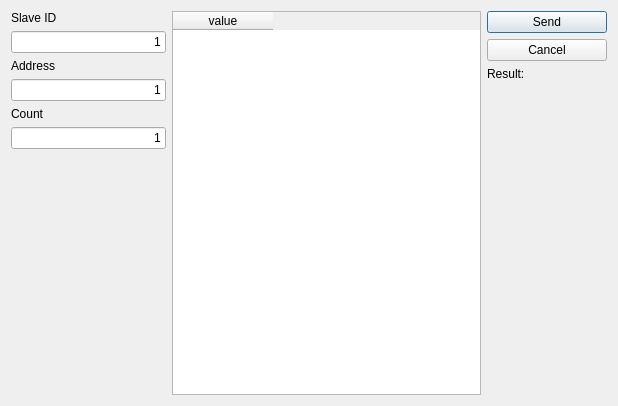
<?xml version="1.0" encoding="UTF-8"?>
<ui version="4.0">
 <class>WriteMultipleCoilsDialog</class>
 <widget class="QDialog" name="WriteMultipleCoilsDialog">
  <property name="geometry">
   <rect>
    <x>0</x>
    <y>0</y>
    <width>618</width>
    <height>406</height>
   </rect>
  </property>
  <property name="windowTitle">
   <string>Dialog</string>
  </property>
  <layout class="QGridLayout" name="gridLayout">
   <item row="0" column="0">
    <layout class="QHBoxLayout" name="horizontalLayout" stretch="1,2,1">
     <item>
      <layout class="QVBoxLayout" name="verticalLayout">
       <item>
        <widget class="QLabel" name="label">
         <property name="text">
          <string>Slave ID</string>
         </property>
        </widget>
       </item>
       <item>
        <widget class="QLineEdit" name="inputSlaveId">
         <property name="text">
          <string>1</string>
         </property>
         <property name="alignment">
          <set>Qt::AlignRight|Qt::AlignTrailing|Qt::AlignVCenter</set>
         </property>
        </widget>
       </item>
       <item>
        <widget class="QLabel" name="label_2">
         <property name="text">
          <string>Address</string>
         </property>
        </widget>
       </item>
       <item>
        <widget class="QLineEdit" name="inputAddress">
         <property name="text">
          <string>1</string>
         </property>
         <property name="alignment">
          <set>Qt::AlignRight|Qt::AlignTrailing|Qt::AlignVCenter</set>
         </property>
        </widget>
       </item>
       <item>
        <widget class="QLabel" name="label_3">
         <property name="text">
          <string>Count</string>
         </property>
        </widget>
       </item>
       <item>
        <widget class="QLineEdit" name="inputCount">
         <property name="text">
          <string>1</string>
         </property>
         <property name="alignment">
          <set>Qt::AlignRight|Qt::AlignTrailing|Qt::AlignVCenter</set>
         </property>
        </widget>
       </item>
       <item>
        <spacer name="verticalSpacer">
         <property name="orientation">
          <enum>Qt::Vertical</enum>
         </property>
         <property name="sizeHint" stdset="0">
          <size>
           <width>20</width>
           <height>40</height>
          </size>
         </property>
        </spacer>
       </item>
      </layout>
     </item>
     <item>
      <layout class="QVBoxLayout" name="verticalLayout_3">
       <item>
        <widget class="QTableWidget" name="tableWidget">
         <column>
          <property name="text">
           <string>value</string>
          </property>
         </column>
        </widget>
       </item>
      </layout>
     </item>
     <item>
      <layout class="QVBoxLayout" name="verticalLayout_2">
       <item>
        <widget class="QPushButton" name="btnSend">
         <property name="text">
          <string>Send</string>
         </property>
        </widget>
       </item>
       <item>
        <widget class="QPushButton" name="btnCancel">
         <property name="text">
          <string>Cancel</string>
         </property>
        </widget>
       </item>
       <item>
        <widget class="QLabel" name="label_4">
         <property name="text">
          <string>Result:</string>
         </property>
        </widget>
       </item>
       <item>
        <widget class="QLabel" name="labelStatus">
         <property name="enabled">
          <bool>true</bool>
         </property>
         <property name="maximumSize">
          <size>
           <width>120</width>
           <height>16777215</height>
          </size>
         </property>
         <property name="text">
          <string/>
         </property>
        </widget>
       </item>
       <item>
        <spacer name="verticalSpacer_2">
         <property name="orientation">
          <enum>Qt::Vertical</enum>
         </property>
         <property name="sizeHint" stdset="0">
          <size>
           <width>20</width>
           <height>40</height>
          </size>
         </property>
        </spacer>
       </item>
      </layout>
     </item>
    </layout>
   </item>
  </layout>
 </widget>
 <resources/>
 <connections/>
</ui>
